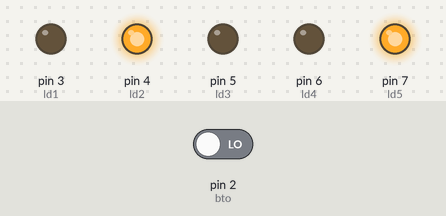
A sketch run on a simulated Arduino Uno, built with avr-gcc and run on an emulated ATmega328P. Parts: output pins drawn as LEDs (lit = HIGH). The test bench sets the inputs (shaded band); at power-on: pin 2 (bto) LOW.

Above: at 21.4 s.
21.5 s: pin 2 (bto) driven HIGH
At 26.3 s:
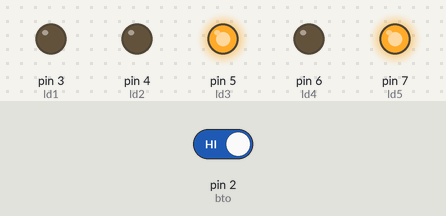
At 41.2 s:
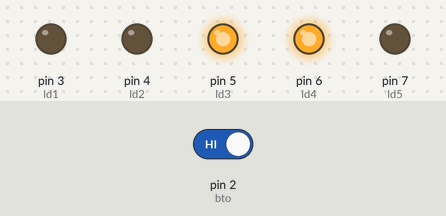
41.5 s: pin 2 (bto) driven LOW
At 46.3 s:
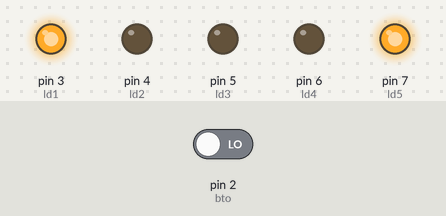
Timing chart, 0 to 66.5 s (numbered marks = the images above; inputs shaded):
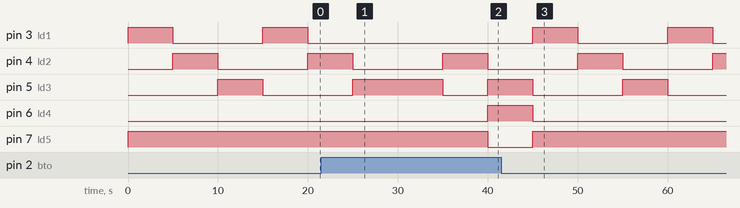

Measured:
- after the input at 21.5 s, pin 3 (ld1): stays LOW (without the input it goes to HIGH after 8.5 s); pin 6 (ld4): LOW → HIGH after 18.5 s; pin 7 (ld5): HIGH → LOW after 18.5 s
- after the input at 41.5 s, pin 3 (ld1): alternates HIGH for 5.0 s and LOW for 10.0 s, starting after 3.5 s
- by itself, pin 3 (ld1): alternates HIGH for 5.0 s and LOW for 10.0 s

The sketch:

leds_simples.ino
```cpp
int bto = 2;
int ld1 = 3;
int ld2 = 4;
int ld3 = 5;
int ld4 = 6;
int ld5 = 7;
int t = 5000;
int estbto;

void setup() {
  pinMode(bto, INPUT);
  pinMode(ld1, OUTPUT);
  pinMode(ld2, OUTPUT);
  pinMode(ld3, OUTPUT);
  pinMode(ld4, OUTPUT);
  pinMode(ld5, OUTPUT);
}

void loop() {
  estbto = digitalRead(bto);
  if (estbto == 1) {
    delay(t);
    digitalWrite(ld1, 0);
    digitalWrite(ld2, 1);
    digitalWrite(ld3, 0);
    digitalWrite(ld4, 0);
    digitalWrite(ld5, 1);
    delay(t);
    digitalWrite(ld1, 0);
    digitalWrite(ld2, 0);
    digitalWrite(ld3, 1);
    digitalWrite(ld4, 1);
    digitalWrite(ld5, 0);
    delay(t);
  }
  else {
    digitalWrite(ld1, 1);
    digitalWrite(ld2, 0);
    digitalWrite(ld3, 0);
    digitalWrite(ld4, 0);
    digitalWrite(ld5, 1);
    delay(t);
    digitalWrite(ld1, 0);
    digitalWrite(ld2, 1);
    digitalWrite(ld3, 0);
    digitalWrite(ld4, 0);
    digitalWrite(ld5, 1);
    delay(t);
    digitalWrite(ld1, 0);
    digitalWrite(ld2, 0);
    digitalWrite(ld3, 1);
    digitalWrite(ld4, 0);
    digitalWrite(ld5, 1);
    delay(t);
  }
}
```
